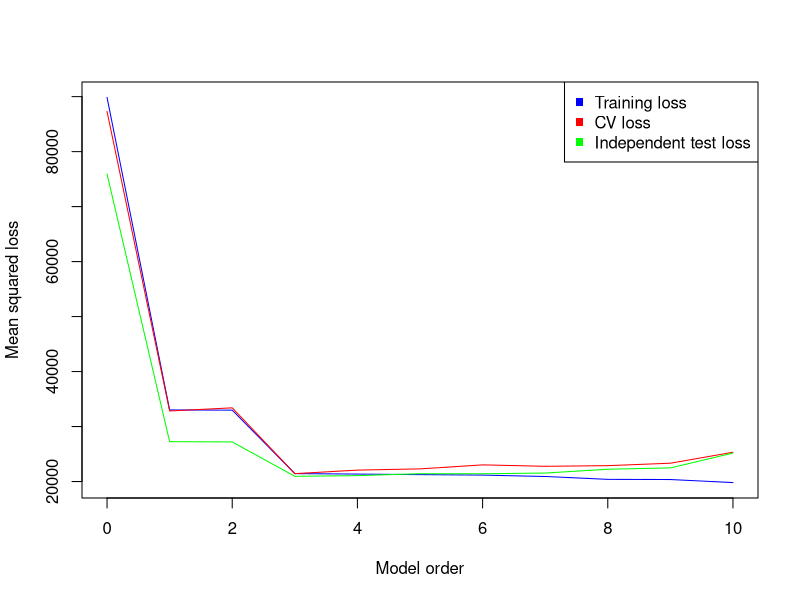

Recreate this plot in R.
## ---- chunk 1
knitr::opts_chunk$set(cache=TRUE)
## ---- chunk 2
N <- 100
x <- 10 * runif(N, 0, 1) - 5
t <- cbind(5*x**3 - x**2 + x + 150 * rnorm(N, mean=0, sd=1))
N_test <- 200
x_test <- seq(-5, 5, length=N_test)
t_test <- 5*x_test**3 - x_test**2 + x_test + 150 * rnorm(N_test, mean=0, sd=1)
## ---- chunk 3
max_order <- 10
K <- 10
sizes <- rep(floor(N/10), K)
sizes[length(sizes)] <- sizes[length(sizes)] + N - sum(sizes)
c_sizes <- c(0, cumsum(sizes))
X <- cbind(rep(1, length(x)))
X_test <- cbind(rep(1, length(x_test)))
cv_loss <- matrix(0, nrow=K, ncol=max_order + 1)
ind_loss <- matrix(0, nrow=K, ncol=max_order + 1)
train_loss <- matrix(0, nrow=K, ncol=max_order + 1)
    
for (k in 1:(max_order+1)) {
    for (fold in 1:K) {
        fold_slice <- c_sizes[fold]:c_sizes[fold+1]
        rows_remove <- seq(c_sizes[fold]+1, c_sizes[fold+1], by=1)
        
        X_fold <- X[fold_slice,]
        X_train <- X[-rows_remove,]
        t_fold <- t[fold_slice,]
        t_train <- t[-rows_remove,]
        
        w <- solve(t(X_train) %*% X_train, t(X_train) %*% t_train)
        fold_pred <- X_fold %*% w
        cv_loss[fold,k] <- mean((fold_pred - t_fold)**2)
        ind_pred <- X_test %*% w
        ind_loss[fold,k] <- mean((ind_pred - t_test)**2)
        train_pred <- X_train %*% w
        train_loss[fold,k] <- mean((train_pred - t_train)**2)
    }
    X <- cbind(X, x**k)
    X_test <- cbind(X_test, x_test**k)
}
## ---- chunk 4
order = seq(0, max_order, by=1)

plot(order, colMeans(train_loss), type="l", col="blue", xlab="Model order", 
     ylab="Mean squared loss", xlim=c(0,10))

lines(order, colMeans(cv_loss), col="red")
lines(order, colMeans(ind_loss), col="green")    

legend('topright', pch=c(15, 15, 15), col=c("blue", "red", "green"), 
       legend=c("Training loss", "CV loss", "Independent test loss"))
